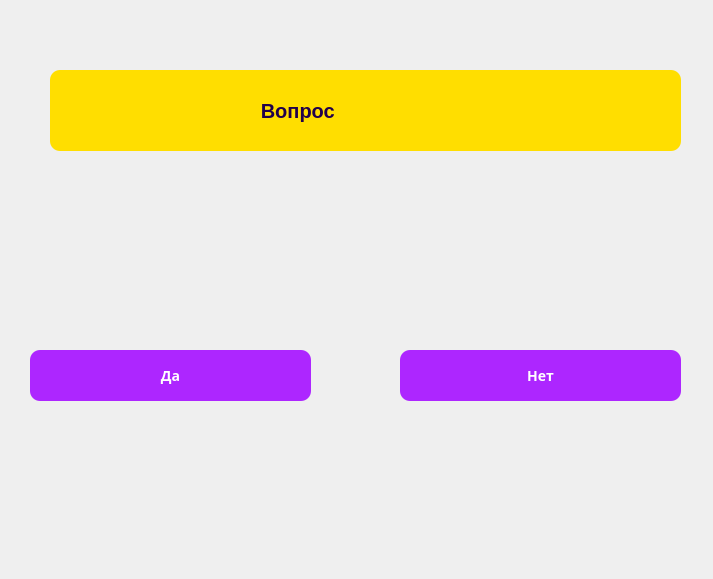
<?xml version="1.0" encoding="UTF-8"?>
<ui version="4.0">
 <class>Dialog</class>
 <widget class="QDialog" name="Dialog">
  <property name="geometry">
   <rect>
    <x>0</x>
    <y>0</y>
    <width>713</width>
    <height>579</height>
   </rect>
  </property>
  <property name="windowTitle">
   <string>Dialog</string>
  </property>
  <widget class="QLabel" name="label_2">
   <property name="geometry">
    <rect>
     <x>50</x>
     <y>70</y>
     <width>631</width>
     <height>81</height>
    </rect>
   </property>
   <property name="styleSheet">
    <string notr="true">QLabel {
color: #20004b;
    font-size:20px;
    font-family: 'Mulish', Arial, sans-serif;
    line-height: 1.1;
    font-weight: 800;
    border-radius: 10px;
    background-position: center center;
    background-size: cover;
    background-repeat: no-repeat;
    border-color: transparent;
     border-style: solid;
   display: table-cell;
    vertical-align: middle;
    width: 100%;
    -webkit-text-size-adjust: 100%;
border-radius: 10px;
    background-color: #ffde00;
    background-position: center center;
    border-color: transparent;
    border-style: solid;
    transition: background-color 0.2s ease-in-out, color 0.2s ease-in-out, border-color 0.2s ease-in-out;
}</string>
   </property>
   <property name="text">
    <string>                                      Вопрос</string>
   </property>
  </widget>
  <widget class="QPushButton" name="pushButton">
   <property name="geometry">
    <rect>
     <x>30</x>
     <y>350</y>
     <width>281</width>
     <height>51</height>
    </rect>
   </property>
   <property name="font">
    <font>
     <family>Mulish,Arial,sans-serif</family>
     <pointsize>-1</pointsize>
     <weight>87</weight>
     <bold>true</bold>
    </font>
   </property>
   <property name="styleSheet">
    <string notr="true">QPushButton {color: #ffffff;
    font-size: 14px;
    font-family: 'Mulish', Arial, sans-serif;
    line-height: 1.55;
    font-weight: 700;
    border-radius: 10px;
    background-color: #ad26ff;
    background-position: center center;
    border-color: transparent;
    border-style: solid;
    transition: background-color 0.2s ease-in-out, color 0.2s ease-in-out, border-color 0.2s ease-in-out;

}</string>
   </property>
   <property name="text">
    <string>Да</string>
   </property>
  </widget>
  <widget class="QPushButton" name="pushButton_2">
   <property name="geometry">
    <rect>
     <x>400</x>
     <y>350</y>
     <width>281</width>
     <height>51</height>
    </rect>
   </property>
   <property name="font">
    <font>
     <family>Mulish,Arial,sans-serif</family>
     <pointsize>-1</pointsize>
     <weight>87</weight>
     <bold>true</bold>
    </font>
   </property>
   <property name="styleSheet">
    <string notr="true">QPushButton {color: #ffffff;
    font-size: 14px;
    font-family: 'Mulish', Arial, sans-serif;
    line-height: 1.55;
    font-weight: 700;
    border-radius: 10px;
    background-color: #ad26ff;
    background-position: center center;
    border-color: transparent;
    border-style: solid;
    transition: background-color 0.2s ease-in-out, color 0.2s ease-in-out, border-color 0.2s ease-in-out;

}</string>
   </property>
   <property name="text">
    <string>Нет</string>
   </property>
  </widget>
 </widget>
 <resources/>
 <connections/>
</ui>
